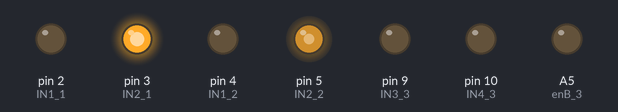
The sketch below on a simulated Arduino Nano, built with avr-gcc and run on an emulated ATmega328P. Shown: output pins drawn as LEDs (lit = HIGH).

Above: at 0.1 s.
At 1.1 s:
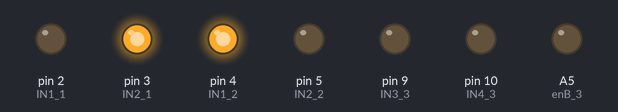
At 18.1 s:
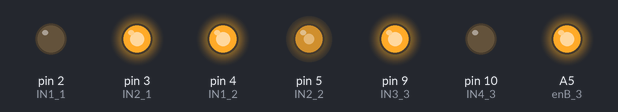
At 37.1 s:
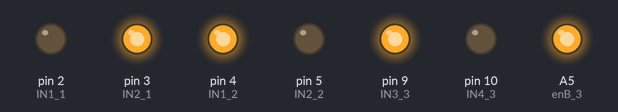
Timing chart, 0 to 40.0 s (numbered marks = the images above):
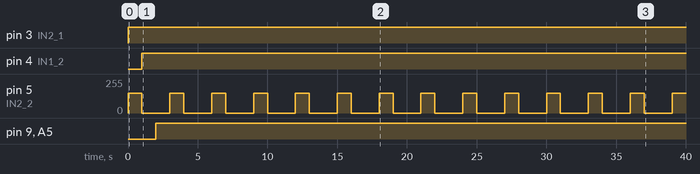

Measured:
- by itself, pin 3 (IN2_1): LOW → HIGH at 0.00 s
- by itself, pin 4 (IN1_2): LOW → HIGH at 1.0 s
- by itself, pin 5 (IN2_2): alternates 150/255 for 1.0 s and 0/255 for 2.0 s
- by itself, pin 9 (IN3_3), A5 (enB_3): LOW → HIGH at 2.0 s

The sketch:

Single_Unit_Check.ino
```cpp
int IN1_1 = 2;
int IN2_1 = 3;
int IN1_2 = 4;
int IN2_2 = 5;
int IN3_3 = 9;
int IN4_3 = 10;
int enA_1 = A7;
int enA_2 = A6;
int enB_3 = A5;
void setup() {
  // put your setup code here, to run once:
  pinMode(IN1_1, OUTPUT);
  pinMode(IN2_1, OUTPUT);
  pinMode(IN1_2, OUTPUT);
  pinMode(IN2_2, OUTPUT);
  pinMode(IN3_3, OUTPUT);
  pinMode(IN4_3, OUTPUT);

  pinMode(enA_1, INPUT);
  pinMode(enA_2, INPUT);
  pinMode(enB_3, INPUT);
}

void loop() {
  // put your main code here, to run repeatedly:
  digitalWrite(IN1_1, LOW);
  digitalWrite(IN2_1, HIGH);
  analogWrite(enA_1, 150);
  delay(1000);

  digitalWrite(IN1_2, HIGH);
  digitalWrite(IN2_2, LOW);
  analogWrite(enA_2, 150);
  delay(1000);

  digitalWrite(IN3_3, HIGH);
  digitalWrite(IN4_3, LOW);
  analogWrite(enB_3, 150);
  delay(1000);
}
```
